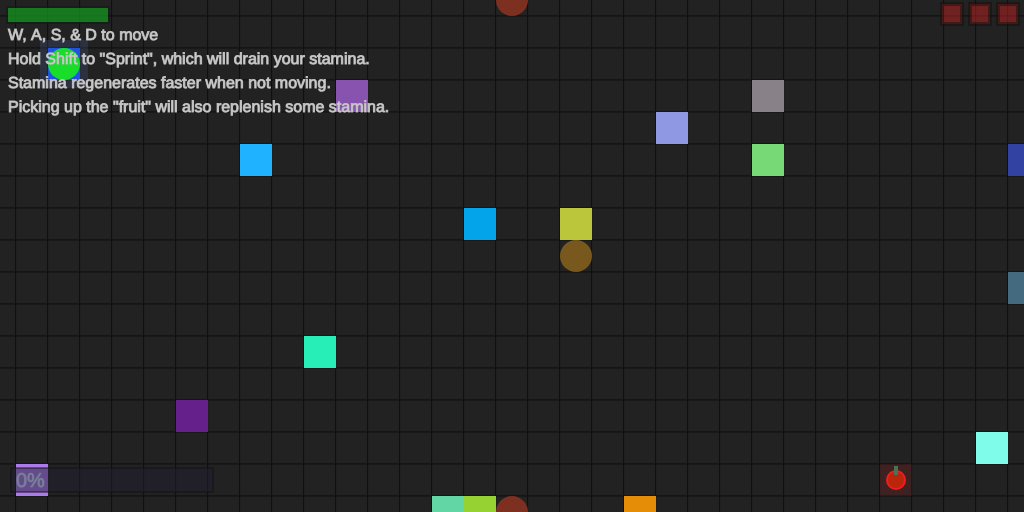
Frame 1 (no input)
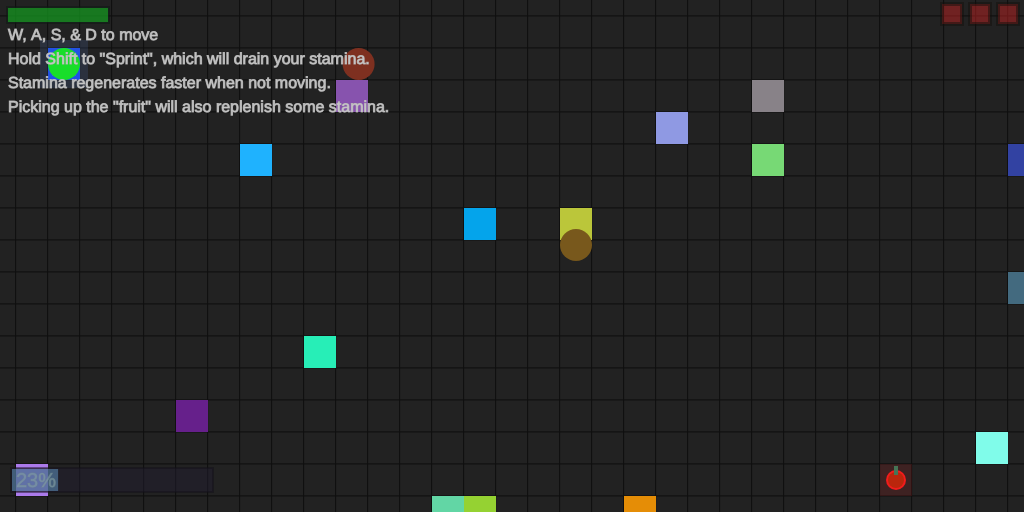
Frame 60 (no input)
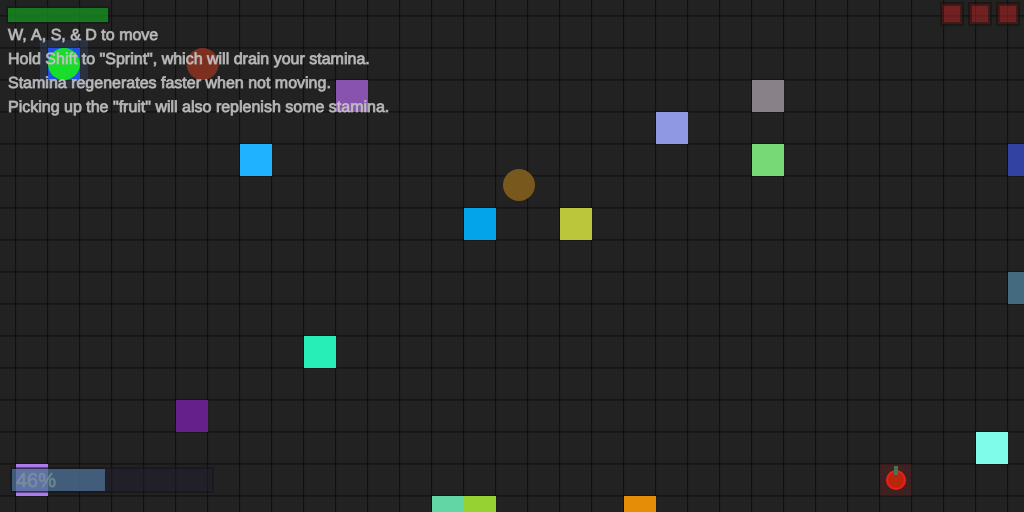
Frame 120 (the mouse pressed at the canvas centre since frame 60)

The p5.js sketch that drew these frames (run headless with seeded random() and noise() and a simulated clock; from frame 60 on, the mouse is pressed at the canvas centre):

// p5.js sketch
// ── sketch.js
var x = 64;               //  Noticed Bugs:
var y = 64;               // -Enemy pushing player into edge of canvas can cause player & enemy to overlap, getting the player somewhat stuck (not inescapable).
var diameter = 32;        // -Enemy push player into/through objects. | -Sprinting into side of a group of objects while wiggling back&forth/up&down can temporarily get player inside of objects.
var radius = diameter/2;  // -Spawning object ontop the player won't push player out (likely becuase it's multiple objects now, and it gets stuck being teleported back & forth between them).
var healthMax = 3;        // -Placing & removing objects can erase the cell state of a cell (thus removing collision with the cell).
var health = 3;

                              //  To Do / Additional Ideas:
var initialPlayerSpeed = 3;   //
var playerSpeed = 3;          //X Enemy Colision and winState 2 (make it possible to lose)
var playerRunSpeed = 6;       //X Mouse Object Collision
var staminaMax = 1024;        //  Deleting oldest mouse object once trying to place more than some amount
var stamina = 1024;           //  More enemies (which act differently)
var staminaConsumption = 6;   //  Timer? (Limited time or just recording how long it took to finish?)
var staminaRecovery = 2;      //X Victory Progression Bar
var playerWalkSpeed = 1;      //  More Fruit? Different Fruit?
                              //  Have enemies grow larger if they collide with the fruit.
var enemyX = 512;             //X Integrate updated systems from sketch2.js (object placement, collision, background grid)
var enemyY = 512;             //X Enemy collision with mouse objects.
var enemy2X = 576;            //  Allow enemies to comprehend the concept of going around an obstacle.
var enemy2Y = 256;
var enemyDiameter = 32;
var enemySpeed = 2.6;
var enemy2XSpeed = 0;
var enemy2YSpeed = 0;
var enemy2SpeedLimit = 4;
var enemy2Diameter = 32;
var enemyNum = 2;

var cEnemy;
var cEnemyR;

var fruitx = (Math.floor(Math.random() * 31) + 1) * 32;
var fruity = (Math.floor(Math.random() * 15) + 1) * 32;
var fruitDiameter = 20;
var fruitCollected = 0;
var fruitStamina = 256;

var mousex;
var mousey;
let mouseObjNum = [];

var controlsOpacity = 255;
var winOpacity = 0;

var exitX = (Math.floor(Math.random() * 32) + 1) * 32;
var exitY = (Math.floor(Math.random() * 16) + 1) * 32;
var exitWin = 0;
var exitWinMax = 256;
var exitWinSpeed = 1;
var winState = 0;
var gm = false;

let cellStates = [];
let cellCoords = [];
var cellNumber;

var tsRadius = 16;
var cCoords;
var cdistance;
var cxRDistance;
var cxLDistance;
var cyTDistance;
var cyBDistance;

var randObjNum = 16;
let randObjCoords = [];
let randObjColor = [];

//--------------------------------------------------------------------------------------------------------------------------------|Debugging
function keyPressed() {
  if (key == 'p') {
    console.log('Player x range: ' + (x-(diameter/2)) + ' - ' + (x+(diameter/2)) + '; Player y range: ' + (y-(diameter/2)) + ' - ' + (y+(diameter/2)));
    //console.log('Player y range: ' + (y-(diameter/2)) + ' - ' + (y+(diameter/2)));
  } else if (key == 'o') {
    console.log('Fruit x range: ' + (fruitx-(fruitDiameter/2)) + ' - ' + (fruitx+(fruitDiameter/2)) + '; Fruit y range: ' + (fruity-(fruitDiameter/2)) + ' - ' + (fruity+(fruitDiameter/2)));
    //console.log('Fruit y range: ' + (fruity-(fruitDiameter/2)) + ' - ' + (fruity+(fruitDiameter/2)));
  } else if (key == 'l') {
    console.log('Player x location: ' + x + '; Player y location: ' + y);
  } else if (key == 'k') {
    console.log('Fruit x location: ' + fruitx + '; Fruit y location: ' + fruity);
  } else if (key == 'i') {
    //console.log((Math.floor(Math.random() * 10) + 1) * 32);
    console.log(Math.floor(Math.random() * 16) + 1);
    console.log((Math.floor(Math.random() * 6) + 1) * 16);
  } else if (key == 'u') {
    console.log(cellStates.length);
    console.log(cellStates);
  } else if (key == 'j') {
    if (winState == 0) {
      winState = 1;
    } else {  // toggles enemy movement & enemy-player collision
      winState = 0;
    }
  } else if (key == 'g') {
    if (gm == false) {
      gm = true;
    } else {  // toggles enemy-player collision
      gm = false;
    }
  }
}

//--------------------------------------------------------------------------------------------------------------------------------|Mouse Detect Selected Cell
function mouseClicked() {
  mousex = mouseX;
  mousey = mouseY;
  //console.log('Mouse x: ' + mouseX + '; Mouse y: ' + mouseY);
  for (var z = 0; z <= 512; z += 32) {
    for (var i = 0; i <= 1024; i += 32) {
      if (mousex>=i-16 && mousex<i+16 && mousey>=z-16 && mousey<z+16) {
        mouseCellX = i;
        mouseCellY = z;
        console.log('Mouse Cell X: ' + mouseCellX + '; Mouse Cell Y: ' + mouseCellY);
        let pos = cellCoords.indexOf(mouseCellX/32 + ',' + mouseCellY/32);
        console.log("CellCoords Index: " + pos);

        if (keyIsDown(17) && cellStates[pos]==0) {
          cellStates[pos] = 1;
        } else if (keyIsDown(17) && cellStates[pos]==1) {
          cellStates[pos] = 0;
        } else if (cellStates[pos]==0 && cellStates[pos-34]==0 && cellStates[pos-33]==0 && cellStates[pos-32]==0 && cellStates[pos-1]==0 && cellStates[pos+1]==0 && cellStates[pos+32]==0 && cellStates[pos+33]==0 && cellStates[pos+34]==0) {
          cellStates[pos] = 1;
          cellStates[pos-34] = 1;
          cellStates[pos-33] = 1;
          cellStates[pos-32] = 1;
          cellStates[pos-1] = 1;
          cellStates[pos+1] = 1;
          cellStates[pos+32] = 1;
          cellStates[pos+33] = 1;
          cellStates[pos+34] = 1;
        } else if (cellStates[pos]==1 || cellStates[pos-34]==1 || cellStates[pos-33]==1 || cellStates[pos-32]==1 || cellStates[pos-1]==1 || cellStates[pos+1]==1 || cellStates[pos+32]==1 || cellStates[pos+33]==1 || cellStates[pos+34]==1) {
          cellStates[pos] = 0;
          cellStates[pos-34] = 0;
          cellStates[pos-33] = 0;
          cellStates[pos-32] = 0;
          cellStates[pos-1] = 0;
          cellStates[pos+1] = 0;
          cellStates[pos+32] = 0;
          cellStates[pos+33] = 0;
          cellStates[pos+34] = 0;
        }
      /*} else if (cellStates[pos]==1) {
        cellStates[pos] = 0
      } else if (cellStates[pos-33]==1) {
        cellStates[pos-33] = 0
      }  else if (cellStates[pos+33]==1) {
        cellStates[pos+33] = 0
      } else if (cellStates[pos-1]==1) {
        cellStates[pos-1] = 0
      } else if (cellStates[pos+1]==1) {
        cellStates[pos+1] = 0
      } else if (cellStates[pos-34]==1) {
        cellStates[pos-34] = 0
      } else if (cellStates[pos-32]==1) {
        cellStates[pos-32] = 0
      } else if (cellStates[pos+32]==1) {
        cellStates[pos+32] = 0
      } else if (cellStates[pos+34]==1) {
        cellStates[pos+34] = 0
      }*/
        console.log("CellState: " + cellStates[pos]);
      }
    }
  }
}


//--------------------------------------------------------------------------------------------------------------------------------|Setup Function
function setup() {
  createCanvas(1024, 512);

  tsCoords = createVector(672, 320);

  for (var yCoord = 0; yCoord <= 16; yCoord++) {
    for (var xCoord = 0; xCoord <= 32; xCoord++) {
      let newLength = cellStates.push(0);
    } // Both cellStates and the cellCoords have a length of 561.
  }

  for (var yCoord = 0; yCoord <= 16; yCoord++) {
    for (var xCoord = 0; xCoord <= 32; xCoord++) {
      let newLength = cellCoords.push(xCoord + ',' + yCoord);
    } // Fills the cellCoords array with the x & y coordinate for each array item, which can then be referenced to return the index number.
  }   // The index number can then be put into cellStates to find and/or edit the item associated with the appropriate cell.

  RandObjLocations();
}

//--------------------------------------------------------------------------------------------------------------------------------|Draw Function
function draw() {
  background(32);

  debugGrid();
  //debugPlayerOccupiedCell();

  createFruit();
  createMouseObject();
  createRandObjects();
  createExit();
  createPlayer();

  createEnemy1();
  createEnemy2();

  createStaminaBar();
  createWinProgressBar();
  createControlsText();
  createWinText();

  staminaSystem();
  healthSystem();
  playerMovement();

  enemy1Movement();
  enemy2Movement();

  mapWrapPlayer();
  mapWrapEnemy1();
  mapWrapEnemy2();

  collisionFruit();
  collisionExit();
  collisionPlayerObjects();
  collisionEnemyObjects();
  if (gm == false) {
    collisionEnemyPlayer();
  }

} // Draw Function Closing


//--------------------------------------------------------------------------------------------------------------------------------|Debug - Grid
function debugGrid() {
  fill(34, 34, 34, 255);
  stroke(16, 16, 16, 255);
  strokeWeight(1);
  for (var i = 0; i <= 1024; i += 32) {
    for (var z = 0; z <= 512; z += 32) {
      square(i-16, z-16, 32);
    }
  }
  strokeWeight(0);  // Creates a representation of the grid which determines spawn positions of the fruit and exit.
}

//--------------------------------------------------------------------------------------------------------------------------------|Debug - Player Occupied Cell
function debugPlayerOccupiedCell() {
  fill(188, 188, 188, 128);
  for (var z = 0; z <= 512; z += 32) {
    for (var i = 0; i <= 1024; i += 32) {
      if (x >= i-16 && x <= i+16 && y >= z-16 && y <= z+16) {
        square(i-16, z-16, 32);
      }
    }
  } // This doesn't really serve any purpose as at no point do I check what cell the player is in.
}


//--------------------------------------------------------------------------------------------------------------------------------|Create - Mouse Object
function createMouseObject() {
  for (var yi = 0; yi <= 16; yi++) {
    for (var xi = 0; xi <= 32; xi++) {
      let cellIndex = cellCoords.indexOf(xi + ',' + yi);
      var xPos = xi*32;
      var yPos = yi*32;
      if (cellStates[cellIndex] == 1) {
        fill(98);
        square(xPos-tsRadius, yPos-tsRadius, tsRadius*2);
        //let newLength = mouseObjNum.push(createVector(xi, yi));
      } else if (cellStates[cellIndex] == 2) {
        //fill(108, 104, 82);
        //square(xPos-16, yPos-16, tsRadius*2);
      }

      if (cellStates[cellIndex]!=0 && fruitx>=xPos-tsRadius && fruitx<=xPos+tsRadius && fruity>=yPos-tsRadius && fruity<=yPos+tsRadius) {
        fruitx = (Math.floor(Math.random() * 31) + 1) * 32;
        fruity = (Math.floor(Math.random() * 15) + 1) * 32;
      } // Insures fruit will not overlap with mouse objects - Updated to be compatible w/ new mouse object system.

    }
  }
}

//--------------------------------------------------------------------------------------------------------------------------------|Random Object Locations
function RandObjLocations() {
  while (randObjCoords.length < randObjNum) {
    var randX = (Math.floor(Math.random() * 32) + 1) * 32;
    var randY = (Math.floor(Math.random() * 16) + 1) * 32;
    var randR = Math.floor(Math.random() * 256);
    var randG = Math.floor(Math.random() * 256);
    var randB = Math.floor(Math.random() * 256);
    var randSize = (Math.floor(Math.random() * 6) + 1) * 16;

    if (randObjCoords.indexOf(createVector(randX, randY)) == -1 && (randX != exitX && randY != exitY)) {
      let newLength = randObjCoords.push(createVector(randX, randY, randSize));
      let newLength2 = randObjColor.push(createVector(randR, randG, randB));

      let cellIndex = cellCoords.indexOf(randX/32 + ',' + randY/32);
      cellStates[cellIndex] = 2;
    }

  }
  console.log(randObjCoords);
  console.log(randObjCoords.length);
}

//--------------------------------------------------------------------------------------------------------------------------------|Create - Random Objects
function createRandObjects() {
  for (var i = 0; i < randObjCoords.length; i++) {
    fill (randObjColor[i].x, randObjColor[i].y, randObjColor[i].z);
    square(randObjCoords[i].x-16, randObjCoords[i].y-16, 32);
    // I added randomized sizes to these objects, but then I realized my colission system currently only supports the one size of collision box.
    //square(randObjCoords[i].x-(randObjCoords[i].z/2), randObjCoords[i].y-(randObjCoords[i].z/2), randObjCoords[i].z);
  }
}


//--------------------------------------------------------------------------------------------------------------------------------|Create - Exit
function createExit() {
  fill(92, 128, 212, 40);
  square(exitX-24, exitY-24, 48);
  fill(34, 82, 228);
  square(exitX-16, exitY-16, 32);
  fill(58, 102, 216);
  square(exitX-12, exitY-12, 24);
  fill(112, 190, 224);
  square(exitX-4, exitY-4, 8);
}

//--------------------------------------------------------------------------------------------------------------------------------|Create - Fruit
function createFruit() {
  fill(208, 36, 36, 40);
  square(fruitx-16, fruity-16, 32);
  fill(242, 28, 28);
  circle(fruitx, fruity, fruitDiameter);
  fill(186, 38, 12);
  circle(fruitx, fruity, fruitDiameter-4);
  fill(70, 117, 86);
  rect(fruitx-2, fruity-14, 4, 9);
}

//--------------------------------------------------------------------------------------------------------------------------------|Create - Player
function createPlayer() {
  fill(24, 222, 42);
  circle(x, y, diameter);
  circle(x-1024, y, diameter); // these additional circles simply visualize the teleporting that will happen when reaching the edge
  circle(x+1024, y, diameter);
  circle(x, y-512, diameter);
  circle(x, y+512, diameter);
}


//--------------------------------------------------------------------------------------------------------------------------------|Create - Enemy1
function createEnemy1() {
  fill(126, 48, 32, 255); //enemy1
  circle(enemyX, enemyY, enemyDiameter);
  circle(enemyX-1024, enemyY, enemyDiameter);
  circle(enemyX+1024, enemyY, enemyDiameter);
  circle(enemyX, enemyY-512, enemyDiameter);
  circle(enemyX, enemyY+512, enemyDiameter);
}

//--------------------------------------------------------------------------------------------------------------------------------|Create - Enemy2
function createEnemy2() {
  fill(120, 88, 28, 255); //enemy2
  circle(enemy2X, enemy2Y, enemyDiameter);
  circle(enemy2X-1024, enemy2Y, enemyDiameter);
  circle(enemy2X+1024, enemy2Y, enemyDiameter);
  circle(enemy2X, enemy2Y-512, enemyDiameter);
  circle(enemy2X, enemy2Y+512, enemyDiameter);
}


//--------------------------------------------------------------------------------------------------------------------------------|Create - Stamina Bar
function createStaminaBar() {
  stroke(14, 22, 18, 120);
  strokeWeight(2);
  fill(24, 48, 32, 128);
  rect(7,7, 102,16);
  strokeWeight(0);
  fill(20, 200, 32, 128);
  rect(8,8, (stamina / staminaMax) * 100,14);
}

//--------------------------------------------------------------------------------------------------------------------------------|Create - Win Progress Bar
function createWinProgressBar() {
  stroke(18, 16, 24, 120);
  strokeWeight(2);
  fill(32, 28, 46, 128);
  rect(11,468, 202,24);
  strokeWeight(0);
  fill(92, 142, 186, 144);
  rect(12,469, (exitWin / exitWinMax) * 200,22);

  stroke(120, 142, 144, 144);
  strokeWeight(1);
  textSize(20);
  fill(134, 166, 172, 120);
  text((Math.floor(exitWin/exitWinMax*100)) + "%", 16,487);
}

//--------------------------------------------------------------------------------------------------------------------------------|Create - Controls Text
function createControlsText() {
  fill(202, 202, 202, controlsOpacity -= .2);
  stroke(180, 180, 180, controlsOpacity -= .2);
  strokeWeight(1);
  textSize(16);
  text("W, A, S, & D to move", 8,40);
  text('Hold Shift to "Sprint", which will drain your stamina.', 8,64);
  text('Stamina regenerates faster when not moving.', 8,88);
  text('Picking up the "fruit" will also replenish some stamina.', 8,112);
}

//--------------------------------------------------------------------------------------------------------------------------------|Create - Win Text
function createWinText() {
  fill(198, 180, 184, winOpacity);
  stroke(160, 172, 184, winOpacity);
  textSize(64);
  text("You Escaped!", 318, 78);
  strokeWeight(0);
}


//--------------------------------------------------------------------------------------------------------------------------------|Stamina System
function staminaSystem() {
  if (keyIsDown(83) || keyIsDown(87) || keyIsDown(68) || keyIsDown(65)) {
    staminaRecovery = 2;
  } else if (keyIsDown(37) || keyIsDown(38) || keyIsDown(39) || keyIsDown(40) || stamina < (staminaMax * .4)){
    staminaRecovery = 4;
  } else {
    staminaRecovery = 6;
  }

  if (keyIsDown(16) && (keyIsDown(83) || keyIsDown(87) || keyIsDown(68) || keyIsDown(65))) {
    if (stamina > 0) {
      playerSpeed = playerRunSpeed;
      stamina -= staminaConsumption;
    } else {
      playerSpeed = initialPlayerSpeed;
    }
  } else {
    playerSpeed = initialPlayerSpeed;
    if (stamina < staminaMax) {
      stamina += staminaRecovery;
    }
  }
}

//--------------------------------------------------------------------------------------------------------------------------------|Health Icon
function healthIcon(xPos, yPos) {
  fill(189, 34, 34, 128);
  stroke(20, 16, 12, 128);
  strokeWeight(4);
  rect(xPos,yPos, 20,20);
}

//--------------------------------------------------------------------------------------------------------------------------------|Health System
function healthSystem() {
  if (health == 0) {
    winState = 2;
    fill(198, 180, 184, 220);
    stroke(160, 172, 184, 200);
    strokeWeight(1);
    textSize(64);
    text("defeat", 318, 78);
  } else if (health == 1) {
    healthIcon(998,4);
  } else if (health == 2) {
    fill(189, 34, 34, 128);
    healthIcon(998,4);
    healthIcon(970,4);
  } else if (health == 3) {
    fill(189, 34, 34, 128);
    healthIcon(998,4);
    healthIcon(970,4);
    healthIcon(942,4);
  }
  strokeWeight(0);
}

//--------------------------------------------------------------------------------------------------------------------------------|Movement - Player
function playerMovement() {
  if (keyIsDown(83) || keyIsDown(87) || keyIsDown(68) || keyIsDown(65)) {
    if (keyIsDown(83) && keyIsDown(68)) {
      y += playerSpeed;
      x += playerSpeed;
    } else if (keyIsDown(83) && keyIsDown(65)) {
      y += playerSpeed;
      x -= playerSpeed;
    } else if (keyIsDown(87) && keyIsDown(65)) {
      y -= playerSpeed;
      x -= playerSpeed;
    } else if (keyIsDown(87) && keyIsDown(68)) {
      y -= playerSpeed;
      x += playerSpeed;
    } else if (keyIsDown(83)) {
      y += playerSpeed;
    } else if (keyIsDown(87)) {
      y -= playerSpeed;
    } else if (keyIsDown(68)) {
      x += playerSpeed;
    } else if (keyIsDown(65)) {
      x -= playerSpeed;
    }
  } else { // this just allows for slower movement with arrow keys, mostly for testing purposes
    if (keyIsDown(40) && keyIsDown(39)) {
      y += playerWalkSpeed;
      x += playerWalkSpeed;
    } else if (keyIsDown(40) && keyIsDown(37)) {
      y += playerWalkSpeed;
      x -= playerWalkSpeed;
    } else if (keyIsDown(38) && keyIsDown(37)) {
      y -= playerWalkSpeed;
      x -= playerWalkSpeed;
    } else if (keyIsDown(38) && keyIsDown(39)) {
      y -= playerWalkSpeed;
      x += playerWalkSpeed;
    } else if (keyIsDown(40)) {
      y += playerWalkSpeed;
    } else if (keyIsDown(38)) {
      y -= playerWalkSpeed;
    } else if (keyIsDown(39)) {
      x += playerWalkSpeed;
    } else if (keyIsDown(37)) {
      x -= playerWalkSpeed;
    }
  }
}


//--------------------------------------------------------------------------------------------------------------------------------|Movement - Enemy1
function enemy1Movement() {
  if (winState != 1) { // this freezes the enemies once the player has won
    if (x-1024 - enemyX > enemyX - x) {
      enemyX -= enemySpeed;
    } else if ((x+1024) - enemyX < enemyX - x) {
      enemyX += enemySpeed
    } else if (enemyX < x) {
      enemyX += enemySpeed;
    } else if (enemyX > x) {
      enemyX -= enemySpeed;
    } //  The extra else if statements allow enemy1 to travel across the edge of the screen if its a shorter distance to the player.
    if (y-512 - enemyY > enemyY - y) {
      enemyY -= enemySpeed;
    } else if ((y+512) - enemyY < enemyY - y) {
      enemyY += enemySpeed
    } else if (enemyY < y) {
      enemyY += enemySpeed;
    } else if (enemyY > y) {
      enemyY -= enemySpeed;
    }
  } // if (winState != 1) closing tag
}

//--------------------------------------------------------------------------------------------------------------------------------|Movement - Enemy2
function enemy2Movement() {
  if (winState != 1) { // this freezes the enemies once the player has won
    if ((Math.floor(Math.random() * 256) + 1) == (Math.floor(Math.random() * 256) + 1)) {
      enemy2XSpeed += 1;
    }
    if ((Math.floor(Math.random() * 256) + 1) == (Math.floor(Math.random() * 256) + 1)) {
      enemy2XSpeed -= 1;
    }
    if ((Math.floor(Math.random() * 256) + 1) == (Math.floor(Math.random() * 256) + 1)) {
      enemy2YSpeed += 1;
    }
    if ((Math.floor(Math.random() * 256) + 1) == (Math.floor(Math.random() * 256) + 1)) {
      enemy2YSpeed -= 1;
    } // If you want too see how many tries this system took I left some of my failed attempts in my sketchTesting.js file.

    if (enemy2XSpeed > enemy2SpeedLimit || enemy2XSpeed < -enemy2SpeedLimit) {
      enemy2XSpeed = 0;
      enemy2YSpeed *= -1;
    }
    if (enemy2YSpeed > enemy2SpeedLimit || enemy2YSpeed < -enemy2SpeedLimit) {
      enemy2YSpeed = 0;
      enemy2XSpeed *= -1;
    } // This limits enemy2's speed and tries to stop it from getting stuck in constantly just moving in the same direction.

    enemy2X += enemy2XSpeed;
    enemy2Y += enemy2YSpeed;
  } // if (winState != 1) closing tag
}


//--------------------------------------------------------------------------------------------------------------------------------|Map Wrap - Player
function mapWrapPlayer() {
  if (y > 512) {
    y = 0;
  } else if (y < 0) {
    y = 512;
  }
  if (x > 1024) {
    x = 0;
  } else if (x < 0) {
   x = 1024;
  }
}

//--------------------------------------------------------------------------------------------------------------------------------|Map Wrap - Enemy1
function mapWrapEnemy1() {
  if (enemyY > 512) {
    enemyY = 1;
  } else if (enemyY < 0) {
    enemyY = 511;
  }
  if (enemyX > 1024) {
    enemyX = 1;
  } else if (enemyX < 0) {
   enemyX = 1023;
  }
}

//--------------------------------------------------------------------------------------------------------------------------------|Map Wrap - Enemy2
function mapWrapEnemy2() {
  if (enemy2Y > 512) {
    enemy2Y = 0;
  } else if (enemy2Y < 0) {
    enemy2Y = 512;
  }
  if (enemy2X > 1024) {
    enemy2X = 0;
  } else if (enemy2X < 0) {
   enemy2X = 1024;
  }
}


//--------------------------------------------------------------------------------------------------------------------------------|Collision Player-Fruit
function collisionFruit() {
  if (x+(diameter/2) >= (fruitx-(fruitDiameter/2)) && x-(diameter/2) <= (fruitx+(fruitDiameter/2)) && y+(diameter/2) >= (fruity-(fruitDiameter/2)) && y-(diameter/2) <= (fruity+(fruitDiameter/2))) {
    fruitx = (Math.floor(Math.random() * 31) + 1) * 32; // gives a value between 32 and 1024 in increments of 32 (I think)
    fruity = (Math.floor(Math.random() * 15) + 1) * 32; // gives a value between 32 and 512 in increments of 32 (I think)
    fruitCollected++;
    if (stamina < staminaMax-fruitStamina) {
      stamina += fruitStamina;
    } else {
      stamina = staminaMax
    } // ensures fruit cannot give more than the maximum stamina value - Updated to be compatible with changing variable values
    console.log('Fruit Collision #' + fruitCollected);
    console.log('Fruit X: ' + fruitx + '; ' + ' Fruit Y: ' + fruity);
  }
}

//--------------------------------------------------------------------------------------------------------------------------------|Collision Player-Exit
function collisionExit() {
  if (x+radius >= exitX-16 && x-radius <= exitX+16 && y+radius >= exitY-16 && y-radius <= exitY+16) {
    if (exitWin < exitWinMax && winState != 1) {  // Updated to also check winState as to not spam console with messages
      exitWin += exitWinSpeed;
      console.log('Exit Collision');
    } else {
      winOpacity = 255;
      winState = 1;
    }
  }
}

//--------------------------------------------------------------------------------------------------------------------------------|Collision - Player-Objects
function collisionPlayerObjects() {
  for (var z = 0; z <= 16; z++) {
    for (var i = 0; i <= 32; i++) {
      let cellIndex = cellCoords.indexOf(i + ',' + z);

      cCoords = createVector(i*32, z*32);
      cxLDistance = (x+radius)-(cCoords.x-tsRadius);  // This took my a very long time to work out, and even though it feels very messy and needlessly complex, it's the best I can come up.
      cxRDistance = (cCoords.x+tsRadius)-(x-radius);  // This also has difficulty with the player moving into an object diagonally (as in moving into the corner of a square).
      cyTDistance = (y+radius)-(cCoords.y-tsRadius);  // This is because it can only move the player in a straight line along the x or y axis.
      cyBDistance = (cCoords.y+tsRadius)-(y-radius);

      if (x+radius >= (cCoords.x-tsRadius) && x-radius <= (cCoords.x+tsRadius) && y+radius >= (cCoords.y-tsRadius) && y-radius <= (cCoords.y+tsRadius) && cellStates[cellIndex] != 0) {
        //console.log('Collision with cell [' + cellStates[cellIndex] + "]: " + i*32 + ',' + z*32);

        if (x < cCoords.x && y > cCoords.y-tsRadius && y < cCoords.y+tsRadius) {
          x -= cxLDistance;
        } else if (x > cCoords.x && y > cCoords.y-tsRadius && y < cCoords.y+tsRadius) {
          x += cxRDistance;
        }
        if (y < cCoords.y && x > cCoords.x-tsRadius && x < cCoords.x+tsRadius) {
          y -= cyTDistance;
        } else if (y > cCoords.y && x > cCoords.x-tsRadius && x < cCoords.x+tsRadius) {
          y += cyBDistance;
        }
      }
    }
  }
}

//--------------------------------------------------------------------------------------------------------------------------------|Collision - Enemy-Player
function collisionEnemyPlayer() {
  for (var i = 1; i <= enemyNum; i++) {
    if (i == 1) {
      cEnemy = createVector(enemyX, enemyY);
      cEnemyR = enemyDiameter/2;
    } else if (i == 2) {
      cEnemy = createVector(enemy2X, enemy2Y);
      cEnemyR = enemy2Diameter/2;
    }
    if (x+radius>=cEnemy.x-cEnemyR && x-radius<=cEnemy.x+cEnemyR && y+radius>=cEnemy.y-cEnemyR && y-radius<=cEnemy.y+cEnemyR && winState!=1) {
      console.log('Enemy Collision with Enemy' + i);
      if (x<cEnemy.x && y>cEnemy.y-cEnemyR && y<cEnemy.y+cEnemyR) {
        x -= diameter;
      } else if (x>cEnemy.x && y>cEnemy.y-cEnemyR && y<cEnemy.y+cEnemyR) {
        x += diameter;
      }
      if (y<cEnemy.y && x>cEnemy.x-cEnemyR && x<cEnemy.x+cEnemyR) {
        y -= diameter;
      } else if (y>cEnemy.y && x>cEnemy.x-cEnemyR && x<cEnemy.x+cEnemyR) {
        y += diameter;
      }

      if (health > 0) {
        health -= 1;
      }
      console.log("Player Health: " + health);
    }
  }
}

//--------------------------------------------------------------------------------------------------------------------------------|Collision - Enemy-Objects
function collisionEnemyObjects() {
  for (var z = 0; z <= 16; z++) {
    for (var i = 0; i <= 32; i++) {
      cEnemy = createVector(enemyX, enemyY);
      cEnemyR = enemyDiameter/2;

      let cellIndex = cellCoords.indexOf(i + ',' + z);
      var cCoordsE = createVector(i*32, z*32);
      var cxLDistanceE = (cEnemy.x+cEnemyR)-(cCoordsE.x-tsRadius);
      var cxRDistanceE = (cCoordsE.x+tsRadius)-(cEnemy.x-cEnemyR);
      var cyTDistanceE = (cEnemy.y+cEnemyR)-(cCoordsE.y-tsRadius);
      var cyBDistanceE = (cCoordsE.y+tsRadius)-(cEnemy.y-cEnemyR);

      if (cEnemy.x+cEnemyR >= cCoordsE.x-tsRadius && cEnemy.x-cEnemyR <= cCoordsE.x+tsRadius && cEnemy.y+cEnemyR >= cCoordsE.y-tsRadius && cEnemy.y-cEnemyR <= cCoordsE.y+tsRadius && cellStates[cellIndex] != 0) {
        //console.log('Enemy collision with cell [' + cellStates[cellIndex] + "]: " + i*32 + ',' + z*32);

        if (cEnemy.x<cCoordsE.x && cEnemy.y>cCoordsE.y-tsRadius && cEnemy.y<cCoordsE.y+tsRadius) {
          cEnemy.x -= cxLDistanceE;
        } else if (cEnemy.x>cCoordsE.x && cEnemy.y>cCoordsE.y-tsRadius && cEnemy.y<cCoordsE.y+tsRadius) {
          cEnemy.x += cxRDistanceE;
        }
        if (cEnemy.y<cCoordsE.y && cEnemy.x>cCoordsE.x-tsRadius && cEnemy.x<cCoordsE.x+tsRadius) {
          cEnemy.y -= cyTDistanceE;
        } else if (cEnemy.y>cCoordsE.y && cEnemy.x>cCoordsE.x-tsRadius && cEnemy.x<cCoordsE.x+tsRadius) {
          cEnemy.y += cyBDistanceE;
        }

        enemyX = cEnemy.x;
        enemyY = cEnemy.y;

      }
    }
  }

}

//--------------------------------------------------------------------------------------------------------------------------------|Limit Mouse Objects
function limitMouseObjects() {
  //for (var i = 0; i < cellStates.length; i++) {
    //if (cellStates[i] == 1) {
      //let newLength = mouseObjNum.push(cellStates[i]);
    //}

    //if (mouseObjNum.length > 8)
  //}
}
